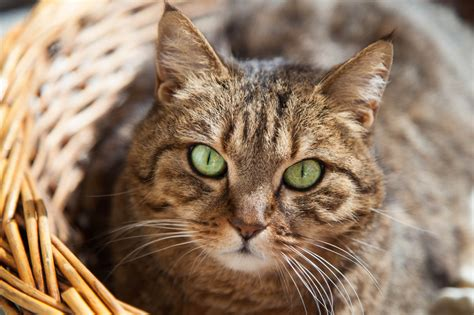
#> input picture AsciiArt/example.jpg, 474 x 315 px
$ python 'Ascii Art.py'
#> lines starting #> are read from the running program, lines starting #| are printed output that depends on the picture
from PIL import Image

def ascii_art(img_name,extension):
#> called with img_name = 'example', extension = '.jpg'
    img=Image.open(img_name+extension)
#> img is the input picture: PIL image 474x315 RGB; mean R, G, B 150.2, 125.8, 103.5
    img_bw=img.convert('L')
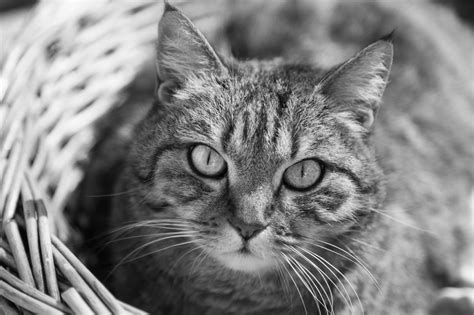
#> img_bw: PIL image 474x315 L; min 0, max 255, mean 130.6
    # img.show()
    resx=3
    resy=resx
    width, height = img.size
#> width = 474; height = 315
    d=[[0 for x in range(width//resx+1)] for y in range(height//resy+1)]
    palette="@$#%+*/=°,:-'. "
    # [9 lines of commented-out code are left out]
    for x in range(0,width):
        for y in range(0,height):
            d[y//resy][x//resx]+=img_bw.getpixel((x,y))/(resx*resy)
#> after the loop, d = 106 items

    strimg=''
    for x in d:
        for y in x:
            strimg+=palette[int(y/256*len(palette))]
        strimg+='\n'
#> this loop made 106 passes
    print(strimg,file=open(f'asciiart{img_name}.txt','w',encoding='utf-8'))

def tup2str(tup):
    return f'#{hex(tup[0])}{hex(tup[1])}{hex(tup[2])}'
ascii_art('example','.jpg')
